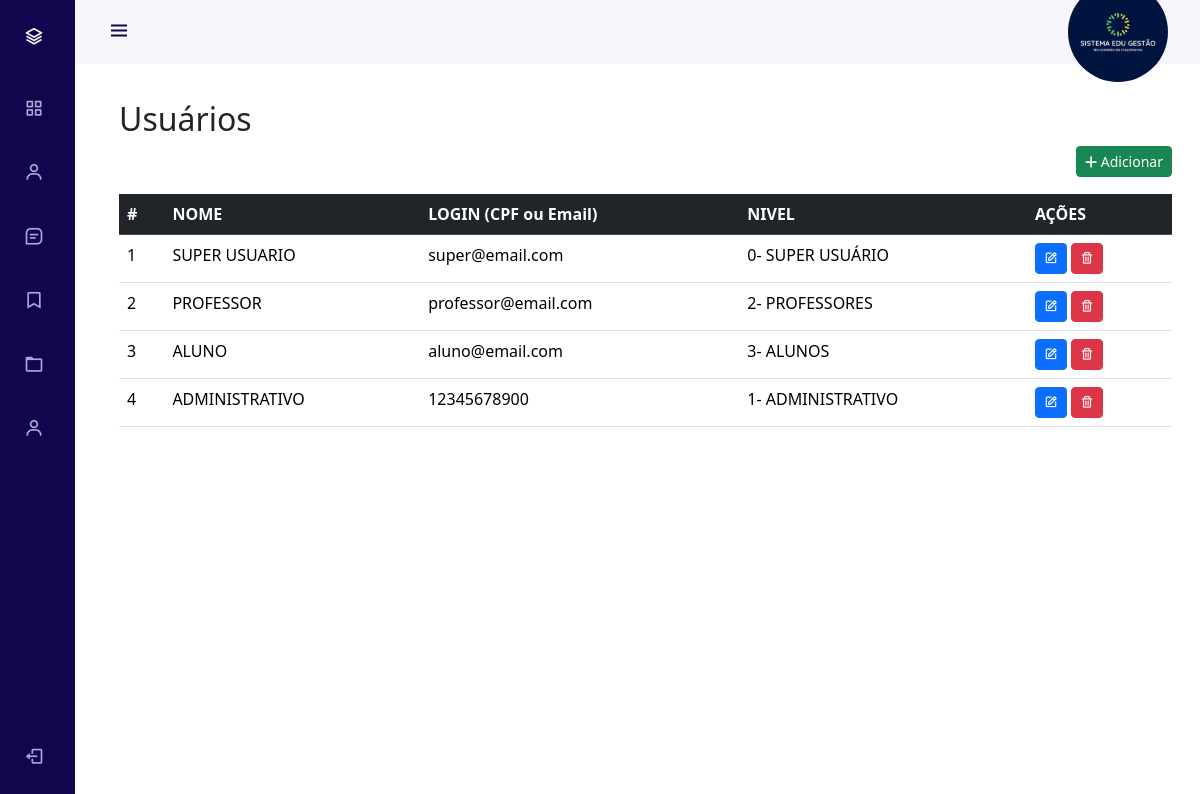
Page /view/users.php (signed in) on the committed database.
### tables this page shows
CREATE TABLE `usuarios` (
  `id` int(11) NOT NULL AUTO_INCREMENT,
  `nome` varchar(100) NOT NULL,
  `login` varchar(100) DEFAULT NULL,
  `senha` varchar(36) DEFAULT NULL,
  `nivel` enum('0','1','2','3') DEFAULT NULL,
  PRIMARY KEY (`id`),
  UNIQUE KEY `login` (`login`)
);

### view/users.php (the view, shortened to what this page needs)
<?php
require_once('../config/config.php');
try {
    $query = "SELECT * FROM usuarios";
    $stmt = $pdo->query($query);
} catch (PDOException $e) {
    echo "Erro: " . $e->getMessage();
}
?>
<!DOCTYPE html>
<html lang="pt-br">
<?php require('./header-in.php'); ?>
<body id="body-pd">
    <?php require('./navBar.php') ?>
    <div class="height-100 main_components" >
        <div class="container">
            <div style="display: flex; justify-content: space-between;">
                <h2 class="text-left">Usuários</h2>
            </div>
            <a class="btn btn-success btn-sm float-end" href="./addUser.php">
                <i class="fa-solid fa-plus"></i> Adicionar
            </a>
            <br>
            <br>
            <div class="">
                <table class="table table-hover">
                    <thead class="table-dark">
                        <tr>
                            <th>#</th>
                            <th>NOME</th>
                            <th>LOGIN (CPF ou Email)</th>
                            <th>NIVEL</th>
                            <th>AÇÕES</th>
                        </tr>
                    </thead>
                    <tbody>
                        <?php
                            while ($row = $stmt->fetch(PDO::FETCH_ASSOC)) :
                                $nivel = ($row['nivel'] == 0)
                                ? '0- SUPER USUÁRIO' : (($row['nivel'] == 1)
                                ? '1- ADMINISTRATIVO' : (($row['nivel'] == 2)
                                ? '2- PROFESSORES' : '3- ALUNOS'));
                        ?>
                        <tr>
                            <td><?php echo $row['id'] ?></td>
                            <td><?php echo $row['nome'] ?></td>
                            <td><?php echo $row['login'] ?></td>
                            <td><?php echo $nivel ?></td>
                            <td>
                                <a href="./editUser.php?id=<?php echo $row['id']; ?>" class="btn btn-primary btn-sm" title="Editar">
                                    <i class='bx bx-edit'></i>
                                </a>
                                <?php if($_SESSION["nivel"] != 2 && $_SESSION["nivel"] != 3): ?>
                                    <a href="../controller/DeleteUserController.php?id=<?php echo $row['id']; ?>" class="btn btn-danger btn-sm" title="Excluir">
                                        <i class='bx bx-trash'></i>
                                    </a>
                                <?php endif; ?>
                            </td>
                        </tr>
                        <?php
                            endwhile;
                        ?>
                    </tbody>
                </table>
            </div>
            <br>
            <br>
            <br>
        </div>
    </div>
</body>
</html>

### styles/styles.css (style rules this page uses)
:root { --header-height: 3rem; --nav-width: 75px; --first-color: #13054d; --first-color-light: #AFA5D9; --white-color: #F7F6FB; --body-font: 'Nunito', sans-serif; --normal-font-size: 1rem; --z-fixed: 100 }
body { position: relative; margin: var(--header-height) 0 0 0; padding: 0 1rem; font-family: var(--body-font); font-size: var(--normal-font-size); transition: .5s }
a { text-decoration: none }
.height-100 { height: 100vh }
.main_components { padding-top: 100px; }
@media screen and (min-width: 768px) { body { margin: calc(var(--header-height) + 1rem) 0 0 0; padding-left: calc(var(--nav-width) + 2rem) } }

### rows in the picture
usuarios: id "1", nome "SUPER USUARIO", login "super@email.com", nivel "0- SUPER USUÁRIO"
usuarios: id "2", nome "PROFESSOR", login "professor@email.com", nivel "2- PROFESSORES"
usuarios: id "3", nome "ALUNO", login "aluno@email.com", nivel "3- ALUNOS"
usuarios: id "4", nome "ADMINISTRATIVO", login "12345678900", nivel "1- ADMINISTRATIVO"
